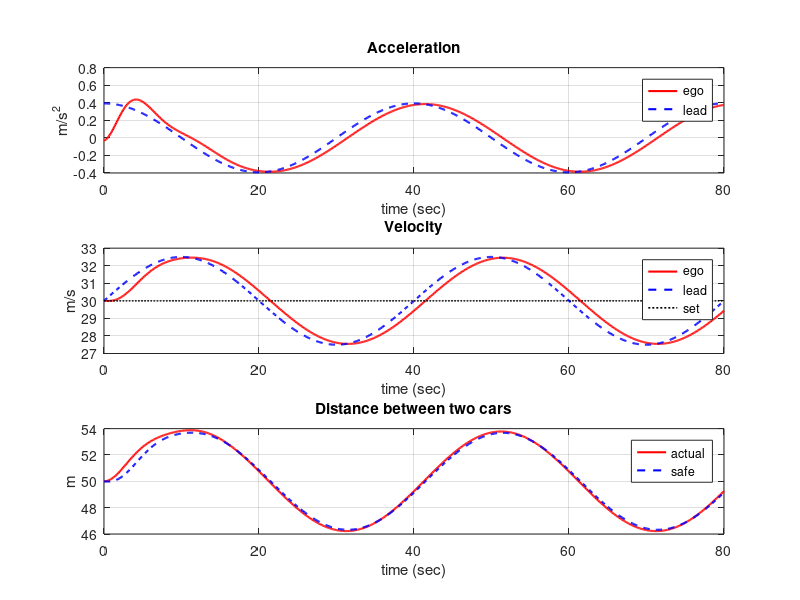

Source code (MATLAB):
function acc_plots_synchronous()
    %===== Параметры автомобиля =====
    p.m    = 1500;     % масса, кг
    p.g    = 9.81;     % гравитация, м/с^2
    p.rho  = 1.225;    % плотность воздуха, кг/м^3
    p.Cd   = 0.3;      % Cd
    p.Af   = 2.5;      % м^2
    p.reff = 0.3;      % м
    p.f    = 0.015;    % rolling resistance coeff
    p.Iw   = 2.0;      % кг·м^2

    %===== Параметры ACC =====
    d0      = 5;       % минимальная дистанция, м
    h_head  = 1.5;     % запас по времени, с
    Kp      = 0.5;     % проп.
    Ki      = 0.1;     % интегр.
    a_max   =  2;      % макс. ускор.
    a_min   = -4;      % макс. торм.

    %===== Профиль лидера =====
    t_end = 80; dt = 0.1;
    t = (0:dt:t_end)';
    N = numel(t);
    v_set = 30;            % м/с
    A     = 2.5;           % ампл. синусоиды, м/с
    T     = 40;            % период, с

    % скорость и ускорение лидера (аналитически)
    omega = 2*pi/T;
    v_lead = v_set + A*sin(omega*t);
    a_lead =      A*omega*cos(omega*t);
    % позиция лидера
    x_lead = cumtrapz(t, v_lead);

    %===== Инициализация эго-авто =====
    x = zeros(N,1);
    v = zeros(N,1);
    v(1) = v_lead(1);        % стартуем на той же скорости
    % чтобы сразу держать safe‐distance:
    x(1) = x_lead(1) - (d0 + h_head*v(1));

    % заготовки под логику и графики
    a_ego   = zeros(N,1);
    Tf_arr  = zeros(N,1);
    integral_e = 0;

    %===== Цикл интегрирования =====
    for i = 1:N-1
        % текущее расстояние и желаемое
        d_rel = x_lead(i) - x(i);
        d_des = d0 + h_head * v(i);
        e = d_rel - d_des;
        integral_e = integral_e + e*dt;

        % feed‑forward + PI
        a_des = a_lead(i) + Kp*e + Ki*integral_e;
        a_des = min(max(a_des, a_min), a_max);

        % переводим в крутящий момент
        Tf = p.m * a_des * p.reff;
        Tf_arr(i) = Tf;

        % сопротивления
        Faero  = 0.5 * p.rho * p.Cd * p.Af * v(i)^2;
        Froll = p.f * p.m * p.g;

        % итоговая сила и ускорение
        Fdrive = Tf / p.reff;
        v_dot = (Fdrive - Faero - Froll) / p.m;
        a_ego(i) = v_dot;

        % Эйлер-прямой
        x(i+1) = x(i) + v(i)*dt;
        v(i+1) = v(i) + v_dot*dt;
    end
    % последний элемент
    a_ego(end)  = a_ego(end-1);
    Tf_arr(end) = Tf_arr(end-1);

    %===== Рисуем три субплота =====
    figure('Position',[100 100 600 800]);

    % 1) Acceleration
    subplot(3,1,1)
    plot(t, a_ego,  'r','LineWidth',1.5); hold on
    plot(t, a_lead,'b--','LineWidth',1.5); hold off
    xlabel('time (sec)'), ylabel('m/s^2')
    title('Acceleration')
    legend('ego','lead','Location','best')
    grid on

    % 2) Velocity
    subplot(3,1,2)
    plot(t, v,      'r','LineWidth',1.5); hold on
    plot(t, v_lead, 'b--','LineWidth',1.5);
    plot(t, v_set*ones(N,1),'k:','LineWidth',1.2); hold off
    xlabel('time (sec)'), ylabel('m/s')
    title('Velocity')
    legend('ego','lead','set','Location','best')
    grid on

    % 3) Distance
    subplot(3,1,3)
    plot(t, x_lead - x,           'r','LineWidth',1.5); hold on
    plot(t, d0 + h_head.*v,      'b--','LineWidth',1.5); hold off
    xlabel('time (sec)'), ylabel('m')
    title('Distance between two cars')
    legend('actual','safe','Location','best')
    grid on
end
